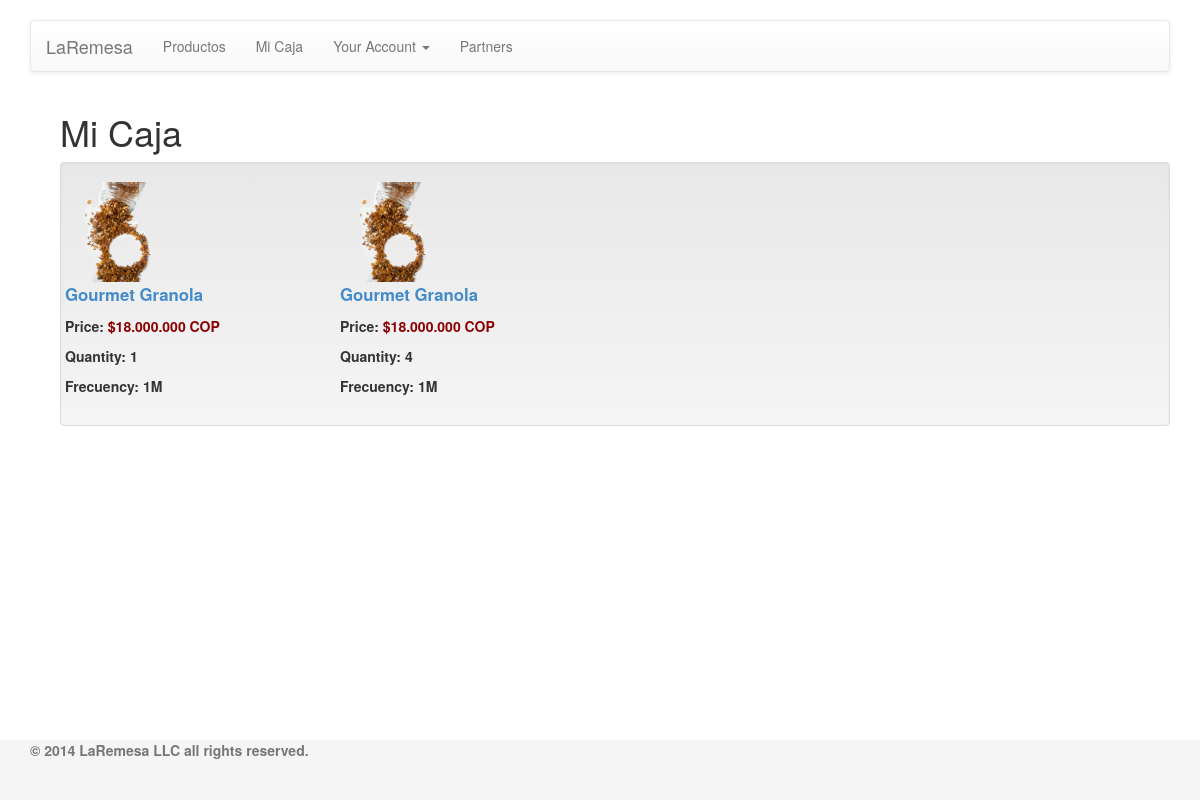
The page /caja/ (signed in) on the database its author committed.
### cart/models.py (models this page shows, shortened)
class CartItem(models.Model):
    MONTHLY = "1M"
    DELIVERY_EVERY = (
        ("1T", "One time order"),
        ("W", "1 week"),
        ("2W", "2 weeks"),
        ("3W", "3 weeks"),
        (MONTHLY, "1 month"),
        ("2M", "2 months"),
        ("3M", "3 months"),
        ("4M", "4 months"),
        ("5M", "5 months"),
        ("6M", "6 months"),
    )
    QUANTITY = [(a, b) for a, b in zip(range(1, 31), range(1, 31))]
    cart = models.ForeignKey('Cart', related_name='cart_items')
    product = models.ForeignKey(Product)
    qty = models.IntegerField(default=1, choices=QUANTITY)
    deliver_every = models.CharField(max_length=150, choices=DELIVERY_EVERY,
                                     default=MONTHLY)

### catalogue/models.py (models this page shows, shortened)
class Product(models.Model):
    category = models.ForeignKey('CatalogueCategory', related_name='products')
    name = models.CharField(max_length=300)
    slug = models.SlugField(max_length=150)
    description = models.TextField()
    photo = models.ImageField(upload_to='media/product_photo', blank=True)
    manufacturer = models.CharField(max_length=300, blank=True)
    price_in_cop = models.DecimalField(max_digits=6, decimal_places=3)

### remesa/views.py (the view, shortened to what this page needs)
# urls.py: url(r'^caja/', 'remesa.views.caja', name='caja'),
def caja(request):
    user = request.user
    if user.is_authenticated():
        cart = Cart.objects.get(user=user)
    context = {
        'cart_items': CartItem.objects.all().filter(cart_id=cart.id)
    }
    return render_to_response(
        'caja.html',
        context_instance=RequestContext(request, context))

### remesa/context_processors.py (called while the page is built)
def remesa(request):
    return {"STORE_NAME": getattr(settings, "STORE_NAME", None)}

### remesa/templates/caja.html (shortened to what this page needs)
{% extends 'base.html' %}
{% block content %}
<div class="container-fluid">
    <div class="row">
        <div class="col-md-12">
            <h1>Mi Caja</h1>
            <div class="well">
                {% if cart_items %}
                    {% for cart_item in cart_items %}
                        {% if forloop.first %}
                            <div class="row">
                        {% endif %}
                            <div class="col-md-3">
                                {% include 'cart/cart_item.html' %}
                            </div>
                        {% if forloop.last %}
                            </div>
                        {% endif %}
                    {% endfor %}
                {% else %}
                <p>Your caja is empty.</p>
                {% endif %}
            </div>
        </div>
    </div>
</div>
{% endblock %}

### remesa/templates/cart/cart_item.html
    <div class="row">
       <a href="">
           <img class="img-responsive" src="{{cart_item.product.photo.url}}"
           alt="Responsive image" style="max-width: 100px"></img>
       </a>
    </div>
    <div class="row">
        <p><big><strong><a href="">{{cart_item.product.name}}</a></strong></big></p>
    </div>
    <div class="row">
        <p><strong>Price: <strong style="color:darkred">${{cart_item.product.price_in_cop}}.000 COP</strong></p>
    </div>
    <div class="row">
        <p><strong>Quantity: {{cart_item.qty}}</strong>{{ form }}</p>
    </div>
    <div class="row">
        <p><strong>Frecuency: {{cart_item.deliver_every}}</strong>{{ form }}</p>
    </div>

### remesa/static/css/custom.css (style rules this page uses)
body { padding-top: 20px; padding-bottom: 20px; }
html { position: relative; min-height: 100%; }
body { margin-bottom: 60px; }

### rows shown on the page
CartItem: product.photo (picture), product.name "Gourmet Granola", product.price_in_cop "18.000", qty "1", deliver_every "1M"
CartItem: product.photo (picture), product.name "Gourmet Granola", product.price_in_cop "18.000", qty "4", deliver_every "1M"

### other values the page prints
{{ STORE_NAME }} "LaRemesa"
